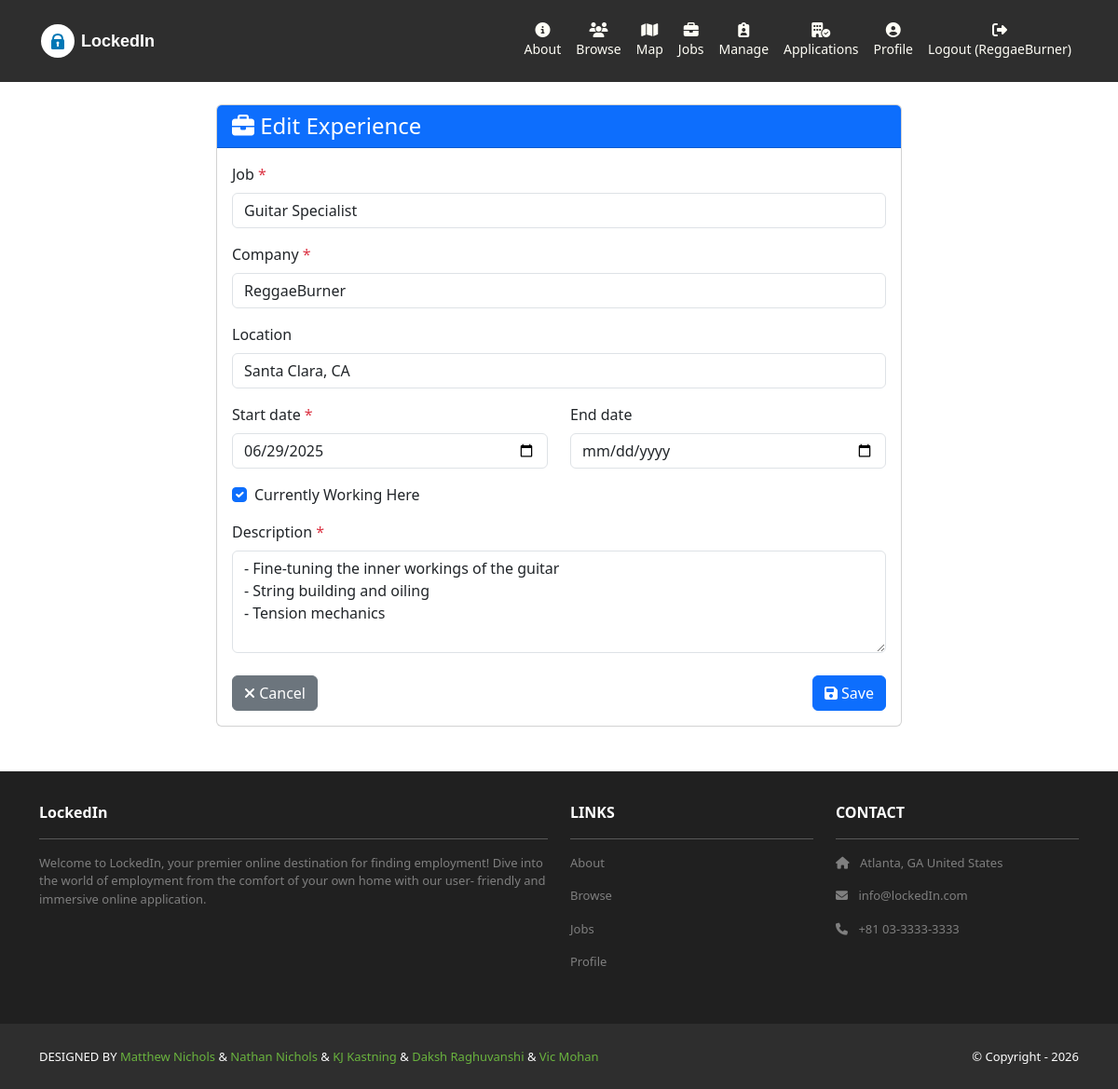
The app's page /profiles/work-experience/3/edit/ (signed in) with its own data.
### profiles/models.py (models this page shows, shortened)
class Experience(models.Model):
    profile     = models.ForeignKey(Profile, on_delete=models.CASCADE, related_name='experiences')
    start_date  = models.DateField()
    end_date    = models.DateField(blank = True, null=True)
    job         = models.CharField(max_length=150)
    location    = models.CharField(max_length=150)
    description = models.TextField()
    current_job = models.BooleanField(default=False)
    company     = models.CharField(max_length=150)
    time_created = models.DateTimeField(auto_now_add=True)
    time_updated = models.DateTimeField(auto_now=True)
    class Meta:
        ordering = ['-start_date']

### profiles/views.py (the view)
# urls.py: path('work-experience/<int:exp_id>/edit/', views.edit_experience, name='profiles.edit_experience'),
@login_required
def edit_experience(request, exp_id):
    work_exp = get_object_or_404(Experience, pk=exp_id, profile__user=request.user)
    if request.method == 'POST':
        form = ExperienceForm(request.POST, instance=work_exp)
        if form.is_valid():
            form.save()
            messages.success(request, "Experience Updated!")
            return redirect('profiles.detail', username=request.user.username)
    else:
        form = ExperienceForm(instance=work_exp)
    context = {
        'form' : form,
        'work_exp' : work_exp,
        'title' : 'Edit Experience',
        'template_data' : {'title': 'Edit Experience'}
    }
    return render(request, 'profiles/experience_form.html', context)

### profiles/templates/profiles/experience_form.html (shortened to what this page needs)
{% extends 'base.html' %}
{% load static %}
{% block content %}
<div class="container mt-4 mb-5">
    <div class="row justify-content-center">
        <div class="col-md-8">
            <div class="card">
                <div class="card-header bg-primary text-white">
                    <h4 class="mb-0">
                        <i class="fas fa-briefcase"></i> {{ title }}
                    </h4>
                </div>
                <div class="card-body">
                    <form method="post">
                        <div class="mb-3">
                            <label for="{{ form.job.id_for_label }}" class="form-label">
                                {{ form.job.label }} <span class="text-danger">*</span>
                            </label>
                            {{ form.job }}
                        </div>
                        <div class="mb-3">
                            <label for="{{ form.company.id_for_label }}" class="form-label">
                                {{ form.company.label }} <span class="text-danger">*</span>
                            </label>
                            {{ form.company }}
                        </div>
                        <div class="mb-3">
                            <label for="{{ form.location.id_for_label }}" class="form-label">
                                {{ form.location.label }}
                            </label>
                            {{ form.location }}
                        </div>
                        <div class="row">
                            <div class="col-md-6 mb-3">
                                <label for="{{ form.start_date.id_for_label }}" class="form-label">
                                    {{ form.start_date.label }} <span class="text-danger">*</span>
                                </label>
                                {{ form.start_date }}
                            </div>
                            <div class="col-md-6 mb-3">
                                <label for="{{ form.end_date.id_for_label }}" class="form-label">
                                    {{ form.end_date.label }}
                                </label>
                                {{ form.end_date }}
                            </div>
                        </div>
                        <div class="mb-3 form-check">
                            {{ form.current_job}}
                            <label class="form-check-label" for="{{ form.current_job.id_for_label }}">
                                Currently Working Here
                            </label>
                        </div>
                        <div class="mb-3">
                            <label for="{{ form.description.id_for_label }}" class="form-label">
                                {{ form.description.label }} <span class="text-danger">*</span>
                            </label>
                            {{ form.description }}
                        </div>
                        <div class="d-flex justify-content-between mt-4">
                            <a href="{% url 'profiles.detail' username=user.username %}"
                               class="btn btn-secondary">
                                <i class="fa-solid fa-xmark"></i> Cancel
                            </a>
                            <button type="submit" class="btn btn-primary">
                                <i class="fas fa-save"></i> Save
                            </button>
                        </div>
                    </form>
                </div>
            </div>
        </div>
    </div>
</div>
{% endblock content %}

### lockedin/templates/base.html (shortened to what this page needs)
<!DOCTYPE html>
<html>
  {% load static %}
  <head>
    <link href=
      "https://cdn.jsdelivr.net/npm/bootstrap@5.3.3/dist/css/bootstrap.min.css" rel="stylesheet"
>
    <link rel= "stylesheet"  href= "https://cdnjs.cloudflare.com/ajax/libs/font-awesome/6.1.1/css/all.min.css">
    <link rel="stylesheet" type="text/css"
        href="{% static 'css/style.css' %}">
  </head>
  <body>
    <nav class="p-3 navbar navbar-dark bg-dark
         navbar-expand-lg">
      <div class="container">
        <a class="navbar-brand"
           href="{% url 'home.index' %}">
          <svg width="180" height="40" viewBox="0 0 180 40" xmlns="http://www.w3.org/2000/svg">
            <text x="45" y="26" font-family="Arial, sans-serif" font-size="18" font-weight="700" fill="#ffffff">LockedIn</text>
          </svg>
        </a>
        <div class="navbar-nav ms-auto navbar-ml">
            <a class="nav-link text-center" href="{% url 'home.about' %}">
              <i class="fa-solid fa-circle-info d-block"></i>
              <small>About</small></a>
            <a class="nav-link text-center" href="{% url 'profiles.list' %}">
              <i class="fas fa-users d-block"></i>
              <small>Browse</small>
            </a>
            {% if user.is_authenticated %}
                <a class="nav-link text-center" href="{% url 'jobs.map' %}">
                  <i class="fa-solid fa-map d-block"></i>
                  <small>Map</small>
                </a>
                <a class="nav-link text-center" href="{% url 'jobs.index' %}">
                  <i class="fa-solid fa-briefcase d-block"></i>
                  <small>Jobs</small>
                </a>
                {% if user.profile.role == 'recruiter' %}
                  <a class="nav-link text-center" href="{% url 'jobs.recruiter_dashboard' %}">
                    <i class="fa-solid fa-clipboard-user d-block"></i>
                    <small>Manage</small>
                  </a>
                {% endif %}
                <a class="nav-link text-center" href="{% url 'jobs.applications' %}">
                  <i class="fa-solid fa-building-circle-check d-block"></i>
                  <small>Applications</small>
                </a>
                <a class="nav-link text-center" href="{% url 'profiles.my_profile' %}">
                  <i class="fas fa-user-circle d-block"></i>
                  <small>Profile</small>
                </a>
                <a class="nav-link text-center" href="{% url 'accounts.logout' %}">
                  <i class="fa-solid fa-right-from-bracket d-block"></i>
                  <small>Logout ({{ user.username }})</small>
                </a>
            {% endif %}
        </div>
      </div>
    </nav>
    <div>
      {% block content %}
      {% endblock content %}
    </div>
    <section class="p-3 ms-footer d-none d-md-block">
      <div class="container">
        <div class="row mt-3 text-white">
          <div class="col-md-6 col-lg-6 col-xl-6 mx-auto mb-4">
            <b>LockedIn</b>
            <hr />
            <p>
              Welcome to LockedIn, your premier online
              destination for finding employment!
              Dive into the world of employment from the
              comfort of your own home with our user-
              friendly and immersive online application.
            </p>
          </div>
          <div class="col-md-3 col-lg-3 col-xl-3 mx-auto mb-4">
            <b>LINKS</b>
            <hr />
            <p><a class="nav-link"
              href="{% url 'home.about' %}">
              About
            </a></p>
            <p><a class="nav-link"
              href="{% url 'profiles.list' %}">
              Browse
            </a></p>
            {% if user.is_authenticated %}
            <p><a class="nav-link"
              href="{% url 'home.about' %}">
              Jobs
            </a></p>
            <p><a class="nav-link"
              href="{% url 'profiles.my_profile' %}">
              Profile
            </a></p>
            {% endif %}
          </div>
          <div class="col-md-3 col-lg-3 col-xl-3 mx-auto mb-4">
            <b>CONTACT</b>
            <hr />
            <p><i class="fas fa-home me-2"></i>
              Atlanta, GA United States
            </p>
            <p><i class="fas fa-envelope me-2"></i>
              info@lockedIn.com
            </p>
            <p><i class="fas fa-phone me-2"></i>
              +81 03-3333-3333
            </p>
          </div>
        </div>
      </div>
    </section>
    <section class="p-3 ms-footer-bottom bg-dark">
      <div class="container d-flex
           justify-content-between">
        <div class="me-5 text-white">
          <span>DESIGNED BY
            <a href="https://github.com/StealthyFearZ/lockedin"
            target="_blank">Matthew Nichols</a> &
            <a href="https://github.com/StealthyFearZ/lockedin"
            target="_blank">Nathan Nichols</a> &
            <a href="https://github.com/StealthyFearZ/lockedin"
            target="_blank">KJ Kastning</a> &
            <a href="https://github.com/StealthyFearZ/lockedin"
            target="_blank">Daksh Raghuvanshi</a> &
            <a href="https://github.com/StealthyFearZ/lockedin"
            target="_blank">Vic Mohan</a>
          </span>
        </div>
        <div class="text-white">
          <span>© Copyright - 2026</span>
        </div>
      </div>
    </section>
  </body>
</html>

### lockedin/static/css/style.css (style rules this page uses)
.bg-primary { background-color: #0d6efd !important; }
.navbar a.nav-link { color: #FFFEF6 !important; }
.bg-dark { background-color: #2E2E2E !important; }
.ms-footer { background-color: #202020; }
.ms-footer p { color: #7F7F7F; font-size: 13px; }
.ms-footer-bottom span { font-size: 13px; line-height: 38px; }
.ms-footer-bottom a { color: #6ab43e; text-decoration: none; }

### records on screen
Experience: job "Guitar Specialist", company "ReggaeBurner", location "Santa Clara, CA", start_date "06/29/2025", current_job "☑", description "- Fine-tuning the inner workings of the guitar - String building and oiling - Tension mechanics"

### other values on screen
{{ user.username }} "ReggaeBurner"
{{ title }} "Edit Experience"
